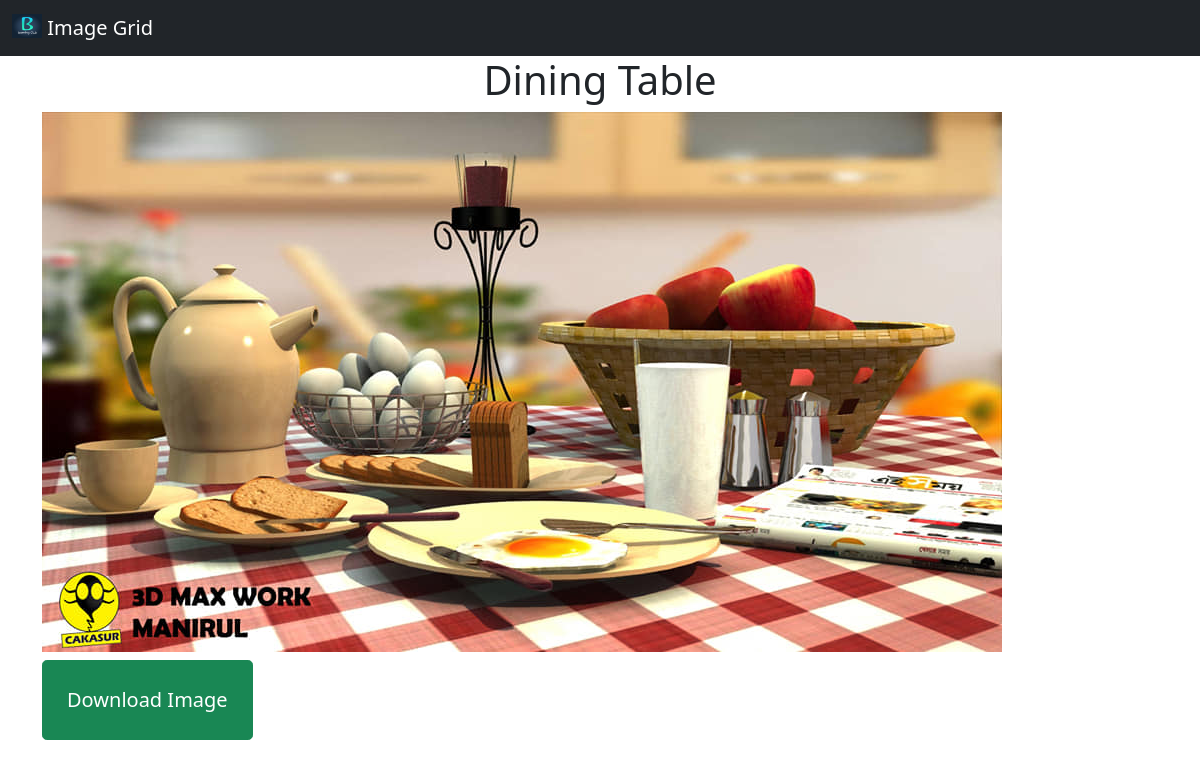
Page /8/dining-table/ on the committed database.
### app/models.py (models this page shows, shortened)
class Image(models.Model):
    title=models.CharField(max_length=150)
    slug=models.SlugField(unique=True)
    tags=models.TextField()
    img=models.FileField(upload_to="pic/%y/")
    class Meta  :
        ordering=('-id',)

### app/views.py (the view)
# urls.py: path('<id>/<str:slug>/', views.detail_view,name='details'),
def detail_view(request,id,slug):
    obj=get_object_or_404(Image,id=id,slug=slug)
    return render(request,'detail.html',{'image':obj})

### app/templates/detail.html (shortened to what this page needs)
{% load static %}
<!doctype html>
<html lang="en">
  <head>
    <link href="https://cdn.jsdelivr.net/npm/bootstrap@5.1.0/dist/css/bootstrap.min.css" rel="stylesheet">
  </head>
  <body>
    <nav class="navbar navbar-dark bg-dark">
        <div class="container-fluid">
          <a class="navbar-brand" href="{% url 'index' %}">
            <img src="{% static 'logo/logo.jpg' %}" alt="" width="30" height="24" class="d-inline-block align-text-top">
            Image Grid
          </a>
        </div>
      </nav>
    <h1 class="text-center">{{image.title}}</h1>
  <div class="container">
    <img src="{{image.img.url}}" class="img-fluid" alt="...">
    <a href="{{image.img.url}}" class="btn btn-lg btn-block btn-success mt-2 p-4" download>Download Image</a>
  </div>
  </body>
</html>

### rows in the picture
Image: title "Dining Table", img (picture)
